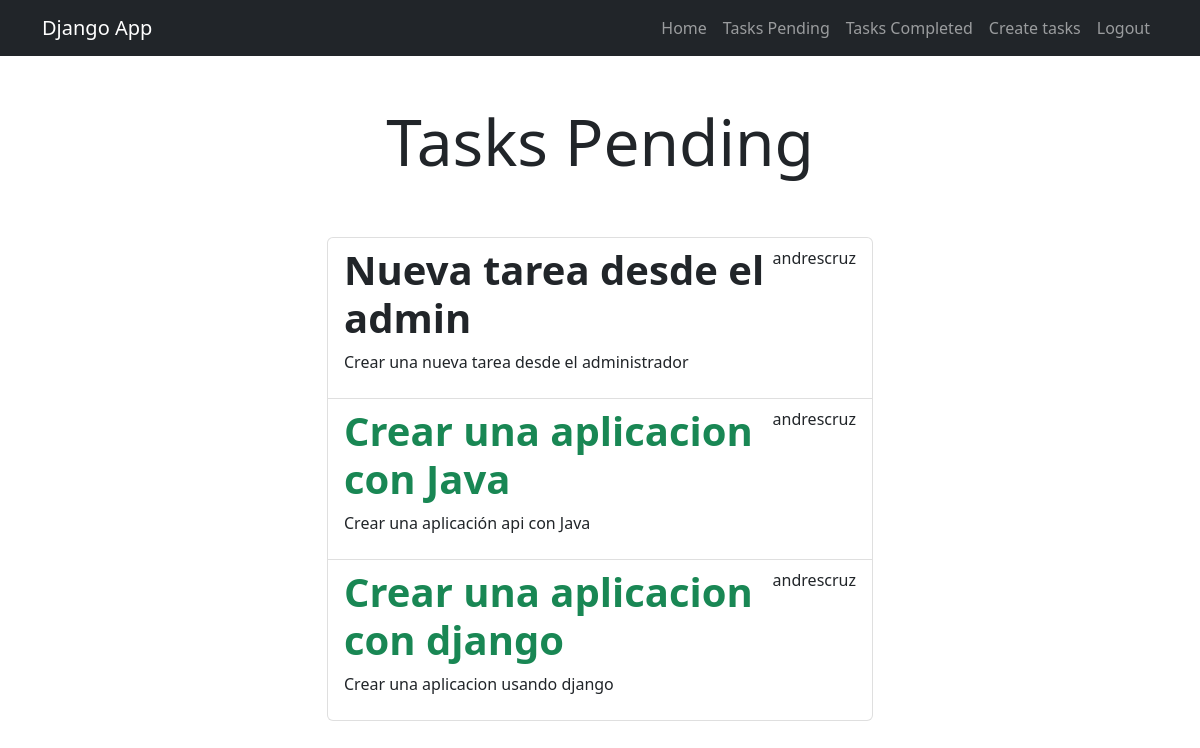
The app's page /tasks/ (signed in), older data.
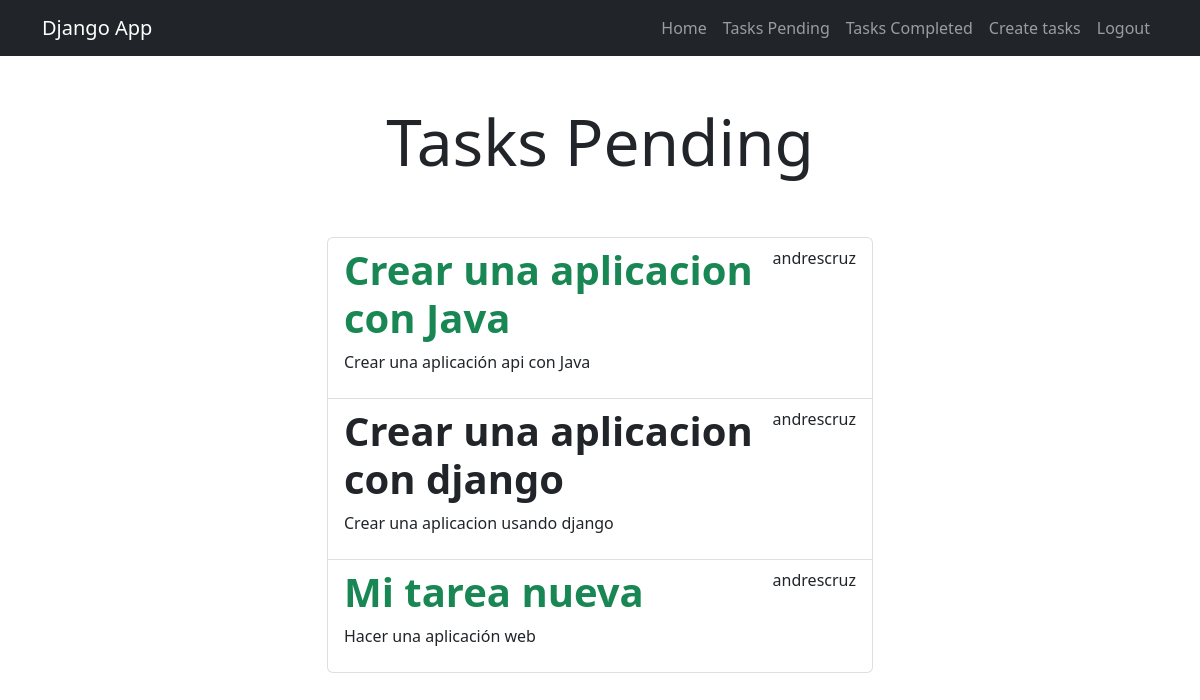
The same page, newer data.
### tasks/models.py (models this page shows, shortened)
class Task(models.Model):
    title = models.CharField(max_length = 100)
    description = models.TextField(blank = True)
    created = models.DateTimeField(auto_now_add = True)
    datecompleted = models.DateTimeField(null = True, blank = True)
    important = models.BooleanField(default = False)
    user = models.ForeignKey(User, on_delete = models.CASCADE)

### tasks/views.py (the view)
# urls.py: path('tasks/', views.tasks, name='tasks'),
@login_required
def tasks(request):
    tasks = Task.objects.filter(user = request.user, datecompleted__isnull = True)
    return render(request, 'tasks.html', {
        'tasks': tasks
    })

### tasks/templates/tasks.html (shortened to what this page needs)
{% extends 'base.html' %}
{% block content %}
<main class="container">
    <div class="row">
        <div class="col-md-6 offset-md-3">
            <h1 class="text-center display-3 py-5">Tasks Pending</h1>
            <ul class="list-group">
                {% for task in tasks %}
                <a class="list-group-item" href="{% url 'task_detail' task.id %}">
                    <header class="d-flex justify-content-between">
                        {% if task.important %}
                        <h1 class="fw-bold text-success">{{ task.title }}</h1>
                        {% else %}
                        <h1 class="fw-bold">{{ task.title }}</h1>
                        {% endif %}
                        <p>{{ task.user.username }}</p>
                    </header>
                    <p>{{ task.description }}</p>
                </a>
                {% endfor %}
            </ul>
        </div>
    </div>
</main>
{% endblock %}

### tasks/templates/base.html (shortened to what this page needs)
<!DOCTYPE html>
<html lang="en">
<head>
    <link rel="stylesheet" href="https://cdn.jsdelivr.net/npm/bootstrap@5.2.2/dist/css/bootstrap.min.css">
</head>
<body>
    <nav class="navbar navbar-expand-lg bg-dark navbar-dark">
        <div class="container">
            <a class="navbar-brand" href="/">Django App</a>
            <div class="collapse navbar-collapse" id="navbarNav">
                <ul class="navbar-nav ms-auto">
                    <li class="nav-item">
                        <a class="nav-link" href="/">Home</a>
                    </li>
                    {% if user.is_authenticated %}
                    <li class="nav-item">
                        <a class="nav-link" href="{% url 'tasks' %}">Tasks Pending</a>
                    </li>
                    <li class="nav-item">
                        <a class="nav-link" href="{% url 'tasks_completed' %}">Tasks Completed</a>
                    </li>
                    <li class="nav-item">
                        <a class="nav-link" href="/tasks/create">Create tasks</a>
                    </li>
                    <li class="nav-item">
                        <a class="nav-link" href="/logout">Logout</a>
                    </li>
                    {% endif %}
                </ul>
            </div>
        </div>
    </nav>
    {% block content %}
    {% endblock %}
</body>
</html>

Row changes from the older to the newer data that the page shows:
no longer on this page (row edited): Task: title "Nueva tarea desde el admin", user.username "andrescruz", description "Crear una nueva tarea desde el administrador"
changed Task "Crear una aplicacion con django": important True → False (drawn)
added Task: title "Mi tarea nueva", user.username "andrescruz", description "Hacer una aplicación web"
